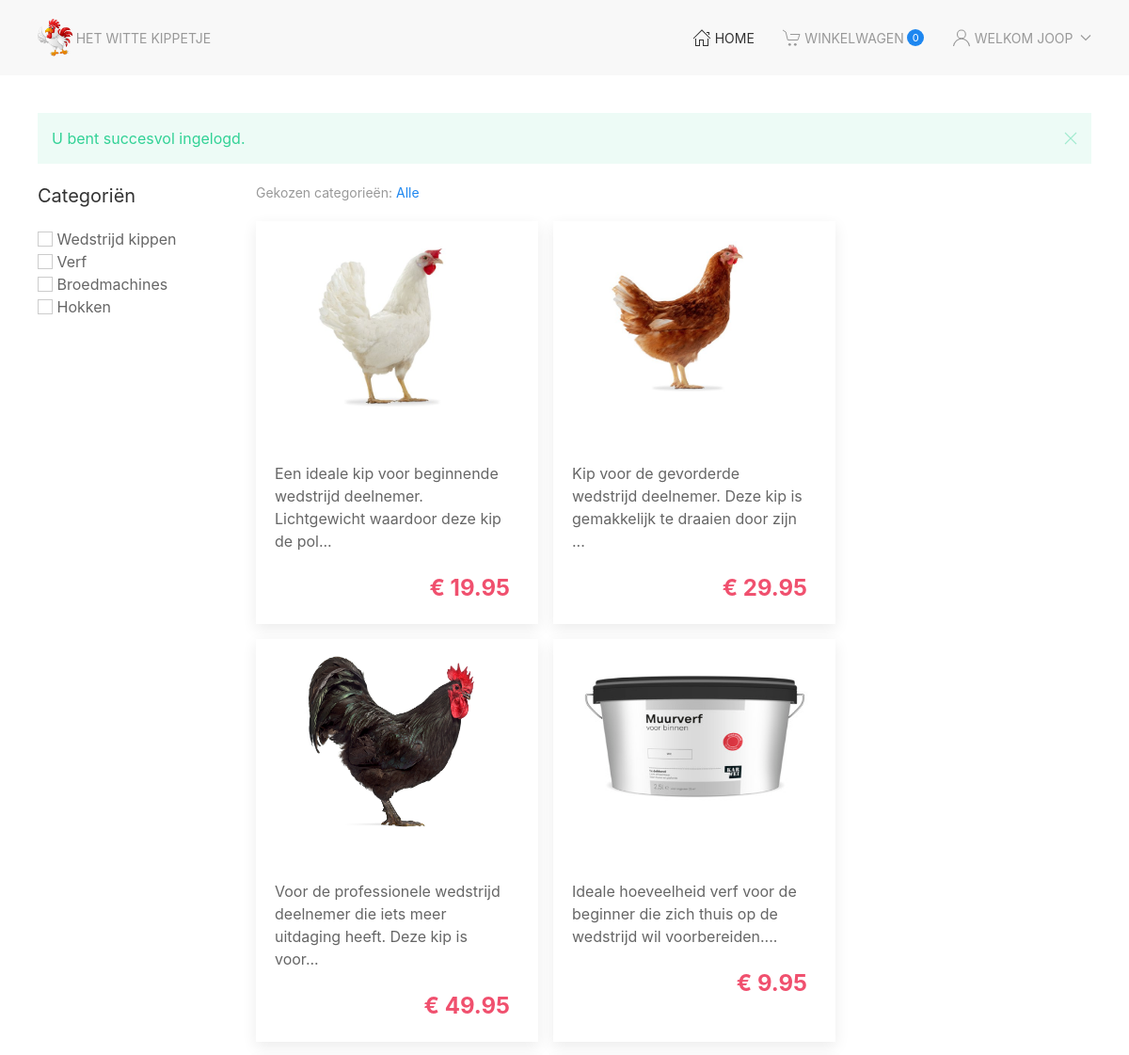
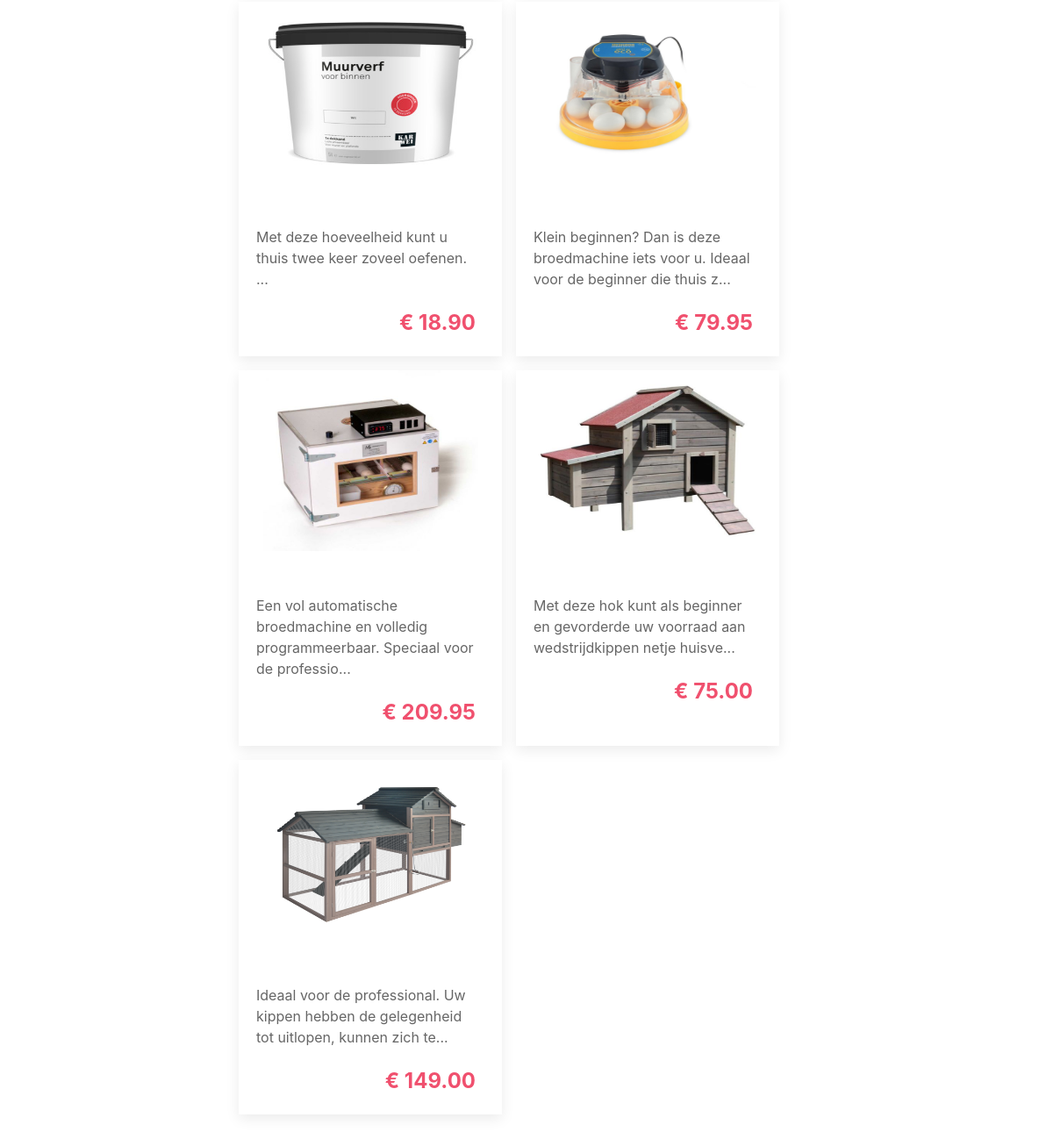
Screenshot of /dev/index.php (signed in) with the database file from the repository (2 pictures, top to bottom).
### tables this page shows
CREATE TABLE `products` (
  `id` bigint(20) UNSIGNED NOT NULL,
  `category_id` bigint(20) UNSIGNED NOT NULL,
  `name` varchar(150) NOT NULL,
  `description` text,
  `price` decimal(10,2) UNSIGNED NOT NULL DEFAULT '0.00',
  `image` varchar(255) NOT NULL DEFAULT 'https://placehold.co/600x600',
  `created_at` timestamp NOT NULL DEFAULT CURRENT_TIMESTAMP,
  `updated_at` timestamp NULL DEFAULT NULL
);

### dev/src/Helpers/Message.php (called while the page is built, shortened)
<?php
function hasMessage(string $key): bool
{
   if (isset($_SESSION['messages'])) {
      if (array_key_exists($key, $_SESSION['messages']))
         return true;
   }
   return false;
}
function getMessage(string $key): string|array|stdClass|null
{
   $message = '';
   if (hasMessage($key)) {
      $message = $_SESSION['messages'][$key];
   }
   return $message;
}

### dev/src/Database/Database.php (called while the page is built, shortened)
<?php
class Database
{
   private static $dbHost = "db";
   private static $dbName = "webshop";
   private static $dbUser = "root";
   private static $dbPassword = "root";
   private static $dbConnection = null;
   private static $dbStatement = null;
   private static function connect(): bool
   {
      if (!is_null(self::$dbConnection)) {
         return true;
      }
      $pdo = null;
      try {
         $dsn = "mysql:host=" . self::$dbHost . ";dbname=" . self::$dbName;
         $pdo = new PDO($dsn, self::$dbUser, self::$dbPassword);
         $pdo->setAttribute(PDO::ATTR_DEFAULT_FETCH_MODE, PDO::FETCH_OBJ);
      } catch (PDOException $e) {
         return false;
      }
      self::$dbConnection = $pdo;
      return true;
   }
   public static function query(string $query, array $params = []): bool
   {
      try {
         self::$dbStatement = self::$dbConnection->prepare($query);
         self::$dbStatement->execute($params);
      } catch (PDOException $e) {
         return false;
      }
      return true;
   }
   public static function getAll($return_type = PDO::FETCH_OBJ): bool|array
   {
      return self::$dbStatement->fetchAll($return_type);
   }
}

### dev/index.php (the view, shortened to what this page needs)
<?php
@include_once(__DIR__.'/src/Helpers/Message.php');
@include_once(__DIR__.'/src/Database/Database.php');
@include_once(__DIR__ . '/template/head.inc.php');
Database::query("SELECT * FROM `products`");
$products = Database::getAll();
?>
      <?php if (hasMessage('success')): ?>
         <div class="uk-alert-success" uk-alert>
            <a href class="uk-alert-close" uk-close></a>
            <p><?= getMessage('success') ?></p>
         </div>
      <?php endif; ?>
      <div class="uk-grid">
         <section class="uk-width-1-5">
            <h4>Categoriën</h4>
            <div>
               <input class="uk-checkbox" id="chickens" type="checkbox" name="chickens" />
               <label for="chickens">Wedstrijd kippen</label>
            </div>
            <div>
               <input class="uk-checkbox" id="paint" type="checkbox" name="paint" />
               <label for="paint">Verf</label>
            </div>
            <div>
               <input class="uk-checkbox" id="machines" type="checkbox" name="machines" />
               <label for="machines">Broedmachines</label>
            </div>
            <div>
               <input class="uk-checkbox" id="hokken" type="checkbox" name="hokken" />
               <label for="hokken">Hokken</label>
            </div>
         </section>
         <section class="uk-width-4-5">
            <h4 class="uk-text-muted uk-text-small">Gekozen categorieën: <span class="uk-text-small uk-text-primary">Alle</span></h4>
            <div class="uk-flex uk-flex-home uk-flex-wrap">
               <?php foreach ($products as $product) : ?>
                  <a class="product-card uk-card uk-card-home uk-card-default uk-card-small uk-card-hover" href="product.php?product_id=<?= $product->id ?>">
                     <div class="uk-card-media-top uk-align-center">
                        <img src="<?= $product->image ?>" alt="Witte kip" class="product-image uk-align-center">
                     </div>
                     <div class="uk-card-body uk-card-body-home">
                        <p class="product-card-p"><?= substr($product->description, 0, 89) . '...' ?></p>
                        <p class="product-card-p uk-text-large uk-text-bold uk-text-danger uk-text-right">&euro; <?= $product->price ?></p>
                     </div>
                  </a>
               <?php endforeach; ?>
            </div>
         </section>
      </div>
<?php
include_once(__DIR__ . '/template/foot.inc.php');

### dev/css/style.css (style rules this page uses)
.product-image { width: 245px; height: 206px; }
.product-card, .product-card-p { text-decoration: none !important; color: #666; }
.uk-card-home, .uk-card-body-home { width: 300px; }
.uk-card-body-home > p { max-width: 250px; }
.uk-card-body-home > p:first-child { min-height: 72px; }
.uk-flex-home, .uk-cart-gap, .uk-card-body-gap { gap: 1rem; }

### rows the page displays
products: image (picture), description "Een ideale kip voor beginnende wedstrijd deelnemer. Lichtgewicht waardoor deze kip de pol", price "19.95"
products: image (picture), description "Kip voor de gevorderde wedstrijd deelnemer. Deze kip is gemakkelijk te draaien door zijn", price "29.95"
products: image (picture), description "Voor de professionele wedstrijd deelnemer die iets meer uitdaging heeft. Deze kip is voor", price "49.95"
products: image (picture), description "Ideale hoeveelheid verf voor de beginner die zich thuis op de wedstrijd wil voorbereiden.", price "9.95"
products: image (picture), description "Met deze hoeveelheid kunt u thuis twee keer zoveel oefenen.", price "18.90"
products: image (picture), description "Klein beginnen? Dan is deze broedmachine iets voor u. Ideaal voor de beginner die thuis z", price "79.95"
products: image (picture), description "Een vol automatische broedmachine en volledig programmeerbaar. Speciaal voor de professio", price "209.95"
products: image (picture), description "Met deze hok kunt als beginner en gevorderde uw voorraad aan wedstrijdkippen netje huisve", price "75.00"
products: image (picture), description "Ideaal voor de professional. Uw kippen hebben de gelegenheid tot uitlopen, kunnen zich te", price "149.00"

### other values shown
countItemsInCart() "0"
user()->firstname "JOOP"
getMessage('success') "U bent succesvol ingelogd."
